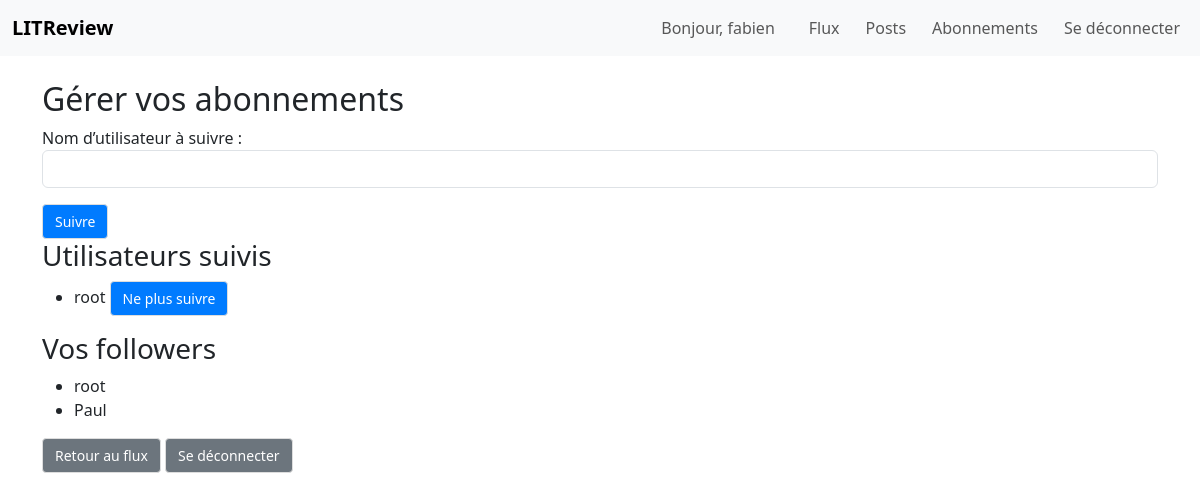
Screenshot of /follow/ (signed in) with the database file from the repository.
### authentification/models.py (models this page shows, shortened)
class CustomUser(AbstractUser):
    bio = models.TextField(max_length=500, blank=True)
    following = models.ManyToManyField(
        'self',
        symmetrical=False,
        related_name='followers',
        blank=True
    )

### authentification/views.py (the view)
# urls.py: path('follow/', views.follow_user, name='follow-user'),
@login_required
def follow_user(request):
    User = get_user_model()
    if request.method == "POST":
        form = FollowUserForm(request.POST)
        if form.is_valid():
            username = form.cleaned_data["username"]
            try:
                user_to_follow = User.objects.get(username=username)
                if user_to_follow == request.user:
                    messages.error(
                        request,
                        "Vous ne pouvez pas vous suivre vous-même."
                    )
                elif user_to_follow in request.user.following.all():
                    messages.error(request, f"Vous suivez déjà {username}.")
                else:
                    request.user.following.add(user_to_follow)
                    messages.success(
                        request,
                        f"Vous suivez maintenant {username}."
                    )
            except User.DoesNotExist:
                messages.error(request, "Cet utilisateur n'existe pas.")
            return redirect("authentification:follow-user")
    else:
        form = FollowUserForm()
    following = request.user.following.all()
    followers = request.user.followers.all()
    return render(request, "authentification/follow_user.html", {
        "form": form,
        "following": following,
        "followers": followers
    })

### authentification/forms.py
class FollowUserForm(forms.Form):
    username = forms.CharField(
        max_length=150,
        label='Nom d’utilisateur à suivre',
        widget=forms.TextInput(attrs={
            'class': 'form-control',
            'aria-label': 'Nom d’utilisateur à suivre'
        })
    )

### authentification/templates/authentification/follow_user.html (shortened to what this page needs)
{% extends 'base.html' %}
{% block content %}
    <h2>Gérer vos abonnements</h2>
    <form method="post" aria-label="Suivre un utilisateur">
        {{ form.as_p }}
        <button type="submit" class="btn btn-primary">Suivre</button>
    </form>
    <h3>Utilisateurs suivis</h3>
    {% if following %}
        <ul>
            {% for user in following %}
                <li>
                    {{ user.username }}
                    <a href="{% url 'authentification:unfollow-user' user.id %}" class="btn btn-danger btn-sm">Ne plus suivre</a>
                </li>
            {% endfor %}
        </ul>
    {% else %}
        <p>Vous ne suivez aucun utilisateur.</p>
    {% endif %}
    <h3>Vos followers</h3>
    {% if followers %}
        <ul>
            {% for user in followers %}
                <li>{{ user.username }}</li>
            {% endfor %}
        </ul>
    {% else %}
        <p>Personne ne vous suit pour le moment.</p>
    {% endif %}
    <a href="{% url 'reviews:feed' %}" class="btn btn-secondary">Retour au flux</a>
    <a href="{% url 'authentification:logout' %}" class="btn btn-secondary">Se déconnecter</a>
{% endblock %}

### templates/base.html (shortened to what this page needs)
{% load static %}
<!DOCTYPE html>
<html lang="fr">
<head>
    <link href="https://cdn.jsdelivr.net/npm/bootstrap@5.3.0/dist/css/bootstrap.min.css" rel="stylesheet">
    <link href="{% static 'css/styles.css' %}" rel="stylesheet">
</head>
<body>
    <nav class="navbar navbar-expand-lg navbar-light bg-light">
        <div class="container-fluid">
            <a class="navbar-brand" href="{% url 'reviews:feed' %}">LITReview</a>
            <div class="navbar-nav ms-auto">
                {% if user.is_authenticated %}
                    <span class="navbar-text me-3">Bonjour, {{ user.username }}</span>
                    <a class="nav-link" href="{% url 'reviews:feed' %}">Flux</a>
                    <a class="nav-link" href="{% url 'reviews:posts' %}">Posts</a>
                    <a class="nav-link" href="{% url 'authentification:follow-user' %}">Abonnements</a>
                    <a class="nav-link" href="{% url 'authentification:logout' %}">Se déconnecter</a>
                {% else %}
                    <a class="nav-link" href="{% url 'authentification:login' %}">Se connecter</a>
                    <a class="nav-link" href="{% url 'authentification:register' %}">S'inscrire</a>
                {% endif %}
            </div>
        </div>
    </nav>
    <div class="container mt-4">
        {% block content %}
        {% endblock %}
    </div>
</body>
</html>

### static/css/styles.css (style rules this page uses)
.navbar { margin-bottom: 20px; }
.navbar-brand { font-weight: bold; }
.navbar-text { font-size: 16px; }
.nav-link { margin-left: 10px; }
.btn { display: inline-block; padding: 6px 12px; margin-bottom: 0; font-size: 14px; font-weight: 400; text-align: center; white-space: nowrap; vertical-align: middle; cursor: pointer; border: 1px solid #ddd; border-radius: 4px; background-color: #007bff; color: #fff; }
.btn-secondary { background-color: #6c757d; }

### rows the page displays
CustomUser: username "fabien"
CustomUser: username "root"
CustomUser: username "Paul"
